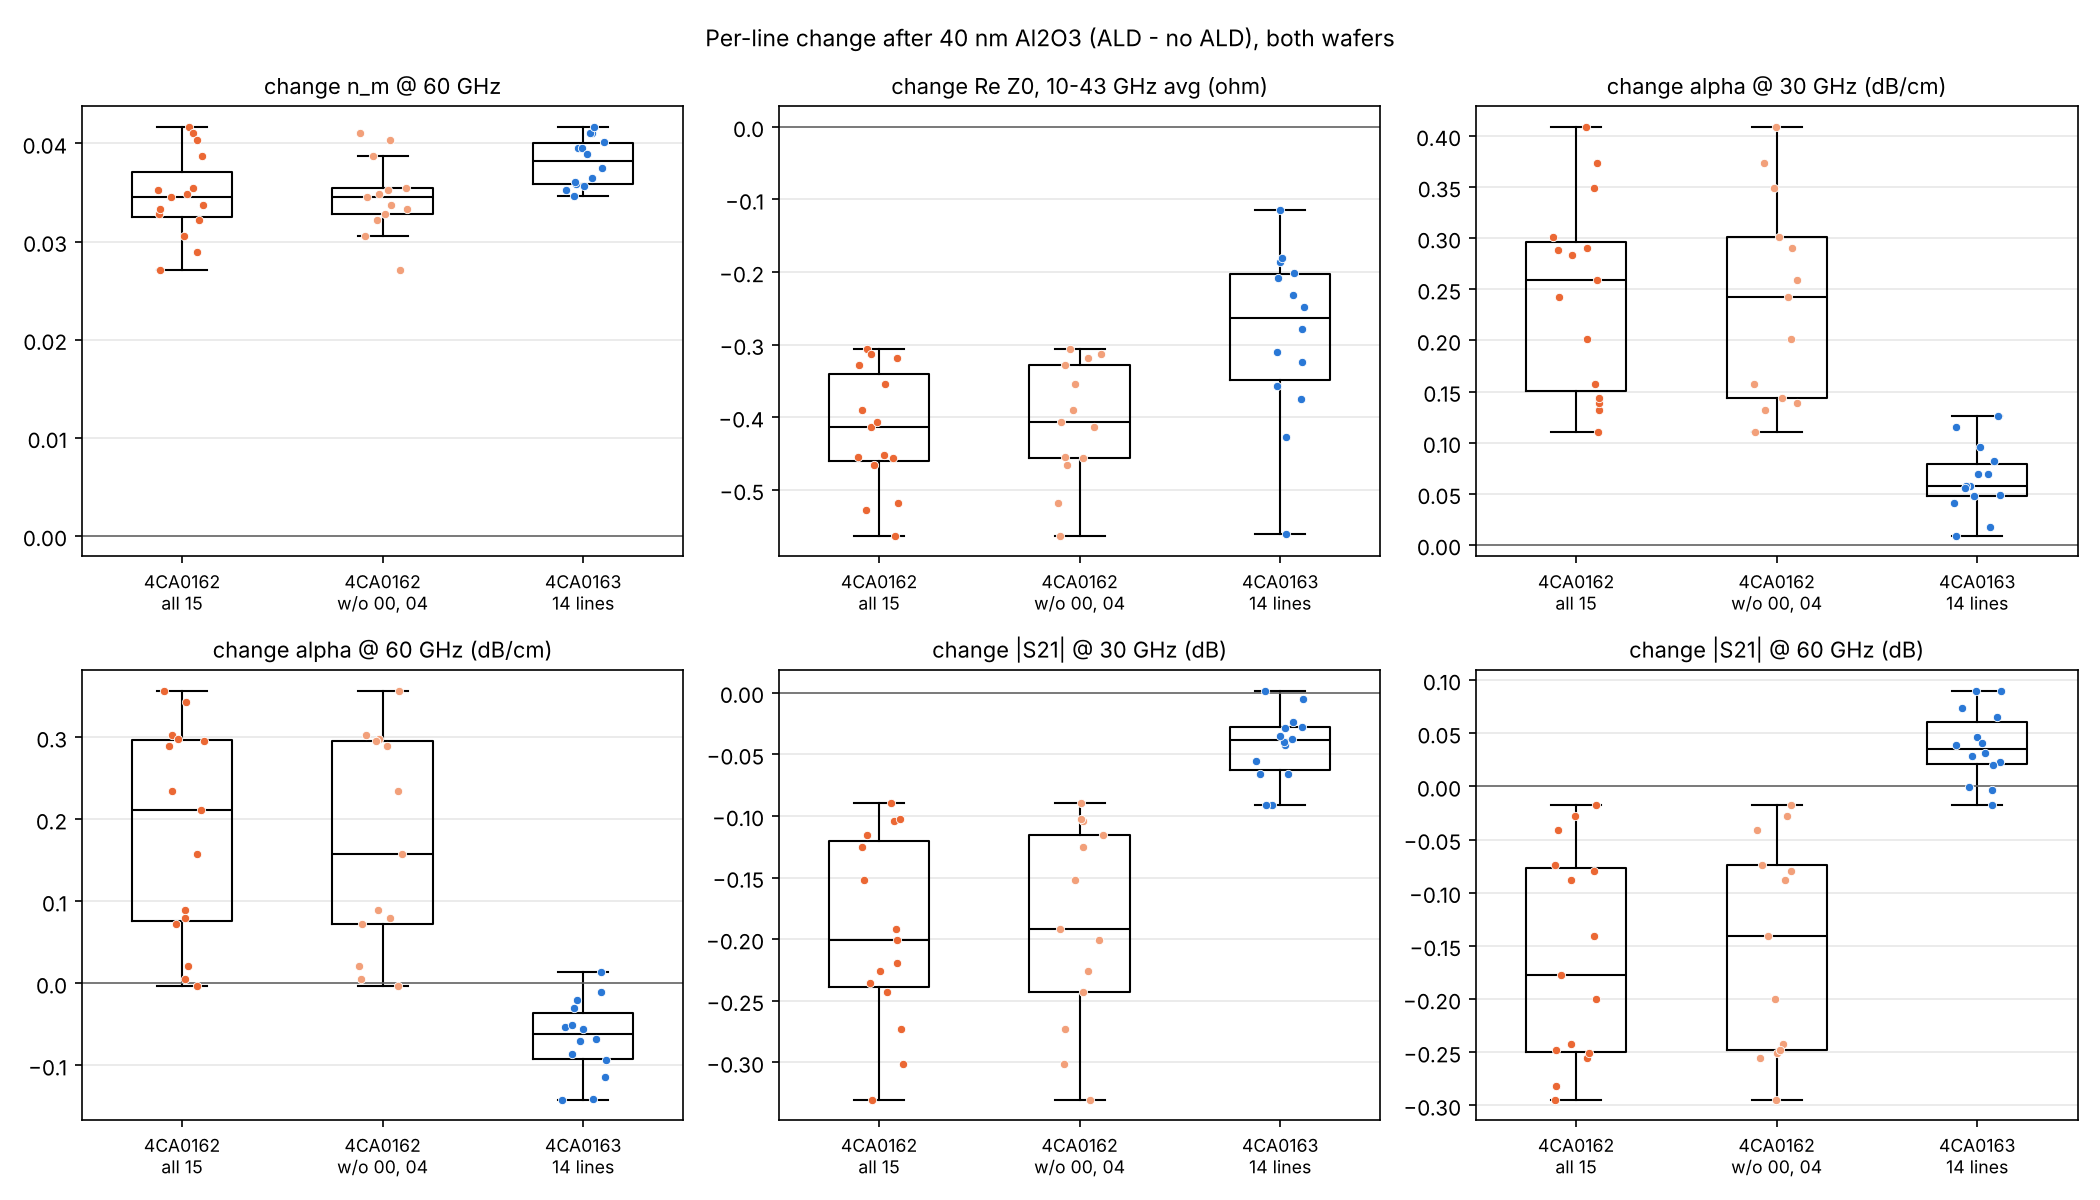

The script that saved this image:
"""Per-line change ALD - noALD of each figure of merit, both wafers side by side: 4CA0162 (15 lines), 4CA0162 without
the high-loss lines 00 and 04 (13), 4CA0163 (14; line 04 excluded as a bad ALD measurement). Inputs: out_<wafer>/
values_FOM.csv. Output: compare_wafers.png, compare_wafers.csv."""
import os, csv
import numpy as np, matplotlib
matplotlib.use("Agg"); import matplotlib.pyplot as plt
HERE = os.path.dirname(os.path.abspath(__file__))
def load(w):
    rows = list(csv.DictReader(open(os.path.join(HERE, f"out_{w}", "values_FOM.csv"))))
    foms = [k for k in rows[0] if k not in ("line", "state")]
    V = {(r["state"], r["line"]): {k: float(r[k]) for k in foms} for r in rows}
    return V, foms
V2, FOM = load("4CA0162"); V3, _ = load("4CA0163")
def deltas(V, excl=()):
    ls = sorted({l for (s, l) in V if s == "noALD" and l not in excl})
    return {q: np.array([V[("ALD", l)][q] - V[("noALD", l)][q] for l in ls]) for q in FOM}
G = [("4CA0162\nall 15", deltas(V2), "#eb6834"), ("4CA0162\nw/o 00, 04", deltas(V2, ("00", "04")), "#f2a07a"),
     ("4CA0163\n14 lines", deltas(V3), "#2a78d6")]
UNIT = {"n_m @ 60 GHz": "", "Re Z0 (ohm), 10-43 GHz avg": " (ohm)", "alpha (dB/cm) @ 30 GHz": " (dB/cm)",
        "alpha (dB/cm) @ 60 GHz": " (dB/cm)", "|S21| (dB) @ 30 GHz": " (dB)", "|S21| (dB) @ 60 GHz": " (dB)"}
fig, ax = plt.subplots(2, 3, figsize=(14, 8)); ax = ax.ravel(); rng = np.random.default_rng(0)
with open(os.path.join(HERE, "compare_wafers.csv"), "w", newline="") as fh:
    w = csv.writer(fh); w.writerow(["FOM", "group", "n", "median_change", "q1", "q3", "lines_up"])
    for a, q in zip(ax, FOM):
        for i, (lab, D, c) in enumerate(G):
            d = D[q]
            a.boxplot([d], positions=[i], widths=0.5, showfliers=False, medianprops=dict(color="k"))
            a.scatter(i + rng.uniform(-0.12, 0.12, len(d)), d, color=c, s=16, zorder=3, edgecolor="white", linewidth=0.4)
            q1, q3 = np.percentile(d, [25, 75])
            w.writerow([q, lab.replace("\n", " "), len(d), f"{np.median(d):.5g}", f"{q1:.5g}", f"{q3:.5g}", int(np.sum(d > 0))])
        a.axhline(0, color="0.4", lw=0.8); a.set_xticks(range(3)); a.set_xticklabels([g[0] for g in G], fontsize=8.5)
        a.set_title("change " + q.replace(" (ohm)", "").replace(" (dB/cm)", "").replace(" (dB)", "") + UNIT[q], fontsize=10.5)
        a.grid(alpha=0.3, axis="y")
fig.suptitle("Per-line change after 40 nm Al2O3 (ALD - no ALD), both wafers", fontsize=11)
fig.tight_layout(); fig.savefig(os.path.join(HERE, "compare_wafers.png"), dpi=150)
